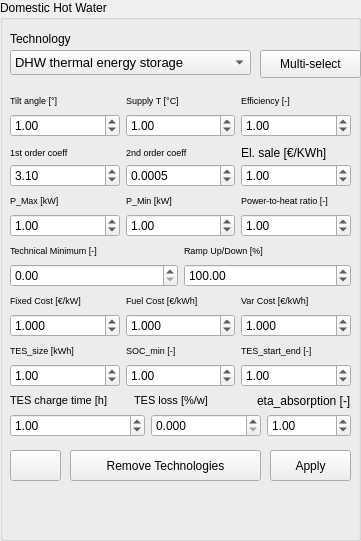
         <widget class="QGroupBox" name="dhw">
          <property name="enabled">
           <bool>true</bool>
          </property>
          <property name="geometry">
           <rect>
            <x>780</x>
            <y>260</y>
            <width>361</width>
            <height>541</height>
           </rect>
          </property>
          <property name="title">
           <string>Domestic Hot Water</string>
          </property>
          <widget class="QLabel" name="label_4">
           <property name="geometry">
            <rect>
             <x>10</x>
             <y>30</y>
             <width>171</width>
             <height>17</height>
            </rect>
           </property>
           <property name="text">
            <string>Technology</string>
           </property>
          </widget>
          <widget class="QPushButton" name="insertDHW">
           <property name="geometry">
            <rect>
             <x>270</x>
             <y>450</y>
             <width>81</width>
             <height>31</height>
            </rect>
           </property>
           <property name="text">
            <string>Apply</string>
           </property>
          </widget>
          <widget class="QWidget" name="horizontalLayoutWidget_4">
           <property name="geometry">
            <rect>
             <x>10</x>
             <y>310</y>
             <width>341</width>
             <height>31</height>
            </rect>
           </property>
           <layout class="QHBoxLayout" name="horizontalLayout_5">
            <item>
             <widget class="QDoubleSpinBox" name="dhwFixedCost">
              <property name="decimals">
               <number>3</number>
              </property>
              <property name="minimum">
               <double>0.000000000000000</double>
              </property>
              <property name="maximum">
               <double>99999999.989999994635582</double>
              </property>
              <property name="singleStep">
               <double>0.010000000000000</double>
              </property>
              <property name="value">
               <double>1.000000000000000</double>
              </property>
             </widget>
            </item>
            <item>
             <widget class="QDoubleSpinBox" name="dhwFuelCost">
              <property name="decimals">
               <number>3</number>
              </property>
              <property name="minimum">
               <double>0.000000000000000</double>
              </property>
              <property name="maximum">
               <double>99999999.989999994635582</double>
              </property>
              <property name="singleStep">
               <double>0.010000000000000</double>
              </property>
              <property name="value">
               <double>1.000000000000000</double>
              </property>
             </widget>
            </item>
            <item>
             <widget class="QDoubleSpinBox" name="dhwVariableCost">
              <property name="decimals">
               <number>3</number>
              </property>
              <property name="maximum">
               <double>99999999.989999994635582</double>
              </property>
              <property name="singleStep">
               <double>0.010000000000000</double>
              </property>
              <property name="value">
               <double>1.000000000000000</double>
              </property>
             </widget>
            </item>
           </layout>
          </widget>
          <widget class="QWidget" name="horizontalLayoutWidget_5">
           <property name="geometry">
            <rect>
             <x>10</x>
             <y>290</y>
             <width>341</width>
             <height>21</height>
            </rect>
           </property>
           <layout class="QHBoxLayout" name="horizontalLayout_6">
            <item>
             <widget class="QLabel" name="label_18">
              <property name="text">
               <string>&lt;html&gt;&lt;head/&gt;&lt;body&gt;&lt;p&gt;&lt;span style=&quot; font-size:7pt;&quot;&gt;Fixed Cost [€/kW]&lt;/span&gt;&lt;/p&gt;&lt;/body&gt;&lt;/html&gt;</string>
              </property>
             </widget>
            </item>
            <item>
             <widget class="QLabel" name="label_29">
              <property name="text">
               <string>&lt;html&gt;&lt;head/&gt;&lt;body&gt;&lt;p&gt;&lt;span style=&quot; font-size:7pt;&quot;&gt;Fuel Cost [€/kWh]&lt;/span&gt;&lt;/p&gt;&lt;/body&gt;&lt;/html&gt;</string>
              </property>
             </widget>
            </item>
            <item>
             <widget class="QLabel" name="label_30">
              <property name="text">
               <string>&lt;html&gt;&lt;head/&gt;&lt;body&gt;&lt;p&gt;&lt;span style=&quot; font-size:7pt;&quot;&gt;Var Cost [€/kWh]&lt;/span&gt;&lt;/p&gt;&lt;/body&gt;&lt;/html&gt;</string>
              </property>
             </widget>
            </item>
           </layout>
          </widget>
          <widget class="QWidget" name="horizontalLayoutWidget_6">
           <property name="geometry">
            <rect>
             <x>10</x>
             <y>260</y>
             <width>341</width>
             <height>31</height>
            </rect>
           </property>
           <layout class="QHBoxLayout" name="horizontalLayout_7">
            <item>
             <widget class="QDoubleSpinBox" name="dhwTechMin">
              <property name="minimum">
               <double>0.000000000000000</double>
              </property>
              <property name="maximum">
               <double>1.000000000000000</double>
              </property>
              <property name="singleStep">
               <double>0.010000000000000</double>
              </property>
              <property name="value">
               <double>0.000000000000000</double>
              </property>
             </widget>
            </item>
            <item>
             <widget class="QDoubleSpinBox" name="dhwRampUpDown">
              <property name="minimum">
               <double>0.000000000000000</double>
              </property>
              <property name="maximum">
               <double>99999999.989999994635582</double>
              </property>
              <property name="singleStep">
               <double>0.010000000000000</double>
              </property>
              <property name="value">
               <double>100.000000000000000</double>
              </property>
             </widget>
            </item>
           </layout>
          </widget>
          <widget class="QWidget" name="horizontalLayoutWidget_7">
           <property name="geometry">
            <rect>
             <x>10</x>
             <y>240</y>
             <width>341</width>
             <height>21</height>
            </rect>
           </property>
           <layout class="QHBoxLayout" name="horizontalLayout_8">
            <item>
             <widget class="QLabel" name="label_19">
              <property name="text">
               <string>&lt;html&gt;&lt;head/&gt;&lt;body&gt;&lt;p&gt;&lt;span style=&quot; font-size:7pt;&quot;&gt;Technical Minimum [-]&lt;/span&gt;&lt;/p&gt;&lt;/body&gt;&lt;/html&gt;</string>
              </property>
             </widget>
            </item>
            <item>
             <widget class="QLabel" name="label_21">
              <property name="text">
               <string>&lt;html&gt;&lt;head/&gt;&lt;body&gt;&lt;p&gt;&lt;span style=&quot; font-size:7pt;&quot;&gt;Ramp Up/Down [%]&lt;/span&gt;&lt;/p&gt;&lt;/body&gt;&lt;/html&gt;</string>
              </property>
             </widget>
            </item>
           </layout>
          </widget>
          <widget class="QWidget" name="horizontalLayoutWidget_8">
           <property name="geometry">
            <rect>
             <x>10</x>
             <y>110</y>
             <width>341</width>
             <height>31</height>
            </rect>
           </property>
           <layout class="QHBoxLayout" name="horizontalLayout_12">
            <item>
             <widget class="QDoubleSpinBox" name="dhwInclinazione">
              <property name="minimum">
               <double>-360.000000000000000</double>
              </property>
              <property name="maximum">
               <double>360.000000000000000</double>
              </property>
              <property name="singleStep">
               <double>0.010000000000000</double>
              </property>
              <property name="value">
               <double>1.000000000000000</double>
              </property>
             </widget>
            </item>
            <item>
             <widget class="QDoubleSpinBox" name="dhwTemp">
              <property name="minimum">
               <double>-273.149999999999977</double>
              </property>
              <property name="maximum">
               <double>99999999.989999994635582</double>
              </property>
              <property name="singleStep">
               <double>0.010000000000000</double>
              </property>
              <property name="value">
               <double>1.000000000000000</double>
              </property>
             </widget>
            </item>
            <item>
             <widget class="QDoubleSpinBox" name="dhwEfficiency">
              <property name="minimum">
               <double>0.000000000000000</double>
              </property>
              <property name="maximum">
               <double>2.000000000000000</double>
              </property>
              <property name="singleStep">
               <double>0.010000000000000</double>
              </property>
              <property name="value">
               <double>1.000000000000000</double>
              </property>
             </widget>
            </item>
           </layout>
          </widget>
          <widget class="QWidget" name="horizontalLayoutWidget_11">
           <property name="geometry">
            <rect>
             <x>10</x>
             <y>90</y>
             <width>341</width>
             <height>21</height>
            </rect>
           </property>
           <layout class="QHBoxLayout" name="horizontalLayout_13">
            <item>
             <widget class="QLabel" name="label_37">
              <property name="text">
               <string>&lt;html&gt;&lt;head/&gt;&lt;body&gt;&lt;p&gt;&lt;span style=&quot; font-size:7pt;&quot;&gt;Tilt angle [°]&lt;/span&gt;&lt;/p&gt;&lt;/body&gt;&lt;/html&gt;</string>
              </property>
             </widget>
            </item>
            <item>
             <widget class="QLabel" name="label_38">
              <property name="text">
               <string>&lt;html&gt;&lt;head/&gt;&lt;body&gt;&lt;p&gt;&lt;span style=&quot; font-size:7pt;&quot;&gt;Supply T [°C]&lt;/span&gt;&lt;/p&gt;&lt;/body&gt;&lt;/html&gt;</string>
              </property>
             </widget>
            </item>
            <item>
             <widget class="QLabel" name="label_39">
              <property name="text">
               <string>&lt;html&gt;&lt;head/&gt;&lt;body&gt;&lt;p&gt;&lt;span style=&quot; font-size:7pt;&quot;&gt;Efficiency [-]&lt;/span&gt;&lt;/p&gt;&lt;/body&gt;&lt;/html&gt;</string>
              </property>
             </widget>
            </item>
           </layout>
          </widget>
          <widget class="QWidget" name="horizontalLayoutWidget_12">
           <property name="geometry">
            <rect>
             <x>10</x>
             <y>140</y>
             <width>341</width>
             <height>26</height>
            </rect>
           </property>
           <layout class="QHBoxLayout" name="horizontalLayout_15">
            <item>
             <widget class="QLabel" name="label_40">
              <property name="text">
               <string>&lt;html&gt;&lt;head/&gt;&lt;body&gt;&lt;p&gt;&lt;span style=&quot; font-size:7pt;&quot;&gt;1st order coeff&lt;/span&gt;&lt;/p&gt;&lt;/body&gt;&lt;/html&gt;</string>
              </property>
             </widget>
            </item>
            <item>
             <widget class="QLabel" name="label_42">
              <property name="text">
               <string>&lt;html&gt;&lt;head/&gt;&lt;body&gt;&lt;p&gt;&lt;span style=&quot; font-size:7pt;&quot;&gt;2nd order coeff&lt;/span&gt;&lt;/p&gt;&lt;/body&gt;&lt;/html&gt;</string>
              </property>
             </widget>
            </item>
            <item>
             <widget class="QLabel" name="label_41">
              <property name="text">
               <string>El. sale [€/KWh]</string>
              </property>
             </widget>
            </item>
           </layout>
          </widget>
          <widget class="QWidget" name="horizontalLayoutWidget_13">
           <property name="geometry">
            <rect>
             <x>10</x>
             <y>160</y>
             <width>341</width>
             <height>31</height>
            </rect>
           </property>
           <layout class="QHBoxLayout" name="horizontalLayout_16">
            <item>
             <widget class="QDoubleSpinBox" name="dhw1coeff">
              <property name="minimum">
               <double>-99999999.989999994635582</double>
              </property>
              <property name="maximum">
               <double>99999999.989999994635582</double>
              </property>
              <property name="singleStep">
               <double>0.010000000000000</double>
              </property>
              <property name="value">
               <double>3.100000000000000</double>
              </property>
             </widget>
            </item>
            <item>
             <widget class="QDoubleSpinBox" name="dhw2coeff">
              <property name="decimals">
               <number>4</number>
              </property>
              <property name="minimum">
               <double>-99999999.989999994635582</double>
              </property>
              <property name="maximum">
               <double>99999999.989999994635582</double>
              </property>
              <property name="singleStep">
               <double>0.010000000000000</double>
              </property>
              <property name="value">
               <double>0.000500000000000</double>
              </property>
             </widget>
            </item>
            <item>
             <widget class="QDoubleSpinBox" name="dhwElsale">
              <property name="maximum">
               <double>9999999.000000000000000</double>
              </property>
              <property name="value">
               <double>1.000000000000000</double>
              </property>
             </widget>
            </item>
           </layout>
          </widget>
          <widget class="QWidget" name="horizontalLayoutWidget_14">
           <property name="geometry">
            <rect>
             <x>10</x>
             <y>190</y>
             <width>341</width>
             <height>21</height>
            </rect>
           </property>
           <layout class="QHBoxLayout" name="horizontalLayout_19">
            <item>
             <widget class="QLabel" name="label_5">
              <property name="text">
               <string>&lt;html&gt;&lt;head/&gt;&lt;body&gt;&lt;p&gt;&lt;span style=&quot; font-size:7pt;&quot;&gt;P_Max [kW]&lt;/span&gt;&lt;/p&gt;&lt;/body&gt;&lt;/html&gt;</string>
              </property>
             </widget>
            </item>
            <item>
             <widget class="QLabel" name="label_6">
              <property name="text">
               <string>&lt;html&gt;&lt;head/&gt;&lt;body&gt;&lt;p&gt;&lt;span style=&quot; font-size:7pt;&quot;&gt;P_Min [kW]&lt;/span&gt;&lt;/p&gt;&lt;/body&gt;&lt;/html&gt;</string>
              </property>
             </widget>
            </item>
            <item>
             <widget class="QLabel" name="label_43">
              <property name="text">
               <string>&lt;html&gt;&lt;head/&gt;&lt;body&gt;&lt;p&gt;&lt;span style=&quot; font-size:7pt;&quot;&gt;Power-to-heat ratio [-]&lt;/span&gt;&lt;/p&gt;&lt;/body&gt;&lt;/html&gt;</string>
              </property>
             </widget>
            </item>
           </layout>
          </widget>
          <widget class="QWidget" name="horizontalLayoutWidget_16">
           <property name="geometry">
            <rect>
             <x>10</x>
             <y>340</y>
             <width>341</width>
             <height>21</height>
            </rect>
           </property>
           <layout class="QHBoxLayout" name="horizontalLayout_21">
            <item>
             <widget class="QLabel" name="label_45">
              <property name="text">
               <string>&lt;html&gt;&lt;head/&gt;&lt;body&gt;&lt;p&gt;&lt;span style=&quot; font-size:7pt;&quot;&gt;TES_size [kWh]&lt;/span&gt;&lt;/p&gt;&lt;/body&gt;&lt;/html&gt;</string>
              </property>
             </widget>
            </item>
            <item>
             <widget class="QLabel" name="label_44">
              <property name="text">
               <string>&lt;html&gt;&lt;head/&gt;&lt;body&gt;&lt;p&gt;&lt;span style=&quot; font-size:7pt;&quot;&gt;SOC_min [-]&lt;/span&gt;&lt;/p&gt;&lt;/body&gt;&lt;/html&gt;</string>
              </property>
             </widget>
            </item>
            <item>
             <widget class="QLabel" name="label_31">
              <property name="text">
               <string>&lt;html&gt;&lt;head/&gt;&lt;body&gt;&lt;p&gt;&lt;span style=&quot; font-size:7pt;&quot;&gt;TES_start_end [-]&lt;/span&gt;&lt;/p&gt;&lt;/body&gt;&lt;/html&gt;</string>
              </property>
             </widget>
            </item>
           </layout>
          </widget>
          <widget class="QWidget" name="horizontalLayoutWidget_34">
           <property name="geometry">
            <rect>
             <x>10</x>
             <y>210</y>
             <width>341</width>
             <height>31</height>
            </rect>
           </property>
           <layout class="QHBoxLayout" name="horizontalLayout_35">
            <item>
             <widget class="QDoubleSpinBox" name="dhwP_max">
              <property name="minimum">
               <double>0.000000000000000</double>
              </property>
              <property name="maximum">
               <double>99999999.989999994635582</double>
              </property>
              <property name="singleStep">
               <double>0.010000000000000</double>
              </property>
              <property name="value">
               <double>1.000000000000000</double>
              </property>
             </widget>
            </item>
            <item>
             <widget class="QDoubleSpinBox" name="dhwP_min">
              <property name="minimum">
               <double>0.000000000000000</double>
              </property>
              <property name="maximum">
               <double>99999999.989999994635582</double>
              </property>
              <property name="singleStep">
               <double>0.010000000000000</double>
              </property>
              <property name="value">
               <double>1.000000000000000</double>
              </property>
             </widget>
            </item>
            <item>
             <widget class="QDoubleSpinBox" name="dhwCb_CHP">
              <property name="minimum">
               <double>0.000000000000000</double>
              </property>
              <property name="maximum">
               <double>99999999.989999994635582</double>
              </property>
              <property name="singleStep">
               <double>0.010000000000000</double>
              </property>
              <property name="value">
               <double>1.000000000000000</double>
              </property>
             </widget>
            </item>
           </layout>
          </widget>
          <widget class="QWidget" name="horizontalLayoutWidget_48">
           <property name="geometry">
            <rect>
             <x>10</x>
             <y>360</y>
             <width>341</width>
             <height>31</height>
            </rect>
           </property>
           <layout class="QHBoxLayout" name="horizontalLayout_20">
            <item>
             <widget class="QDoubleSpinBox" name="dhwTes_size">
              <property name="maximum">
               <double>99999999.989999994635582</double>
              </property>
              <property name="singleStep">
               <double>0.010000000000000</double>
              </property>
              <property name="value">
               <double>1.000000000000000</double>
              </property>
             </widget>
            </item>
            <item>
             <widget class="QDoubleSpinBox" name="dhwSoc_min">
              <property name="maximum">
               <double>99999999.989999994635582</double>
              </property>
              <property name="singleStep">
               <double>0.010000000000000</double>
              </property>
              <property name="value">
               <double>1.000000000000000</double>
              </property>
             </widget>
            </item>
            <item>
             <widget class="QDoubleSpinBox" name="dhwTes_startEnd">
              <property name="minimum">
               <double>0.000000000000000</double>
              </property>
              <property name="maximum">
               <double>99999999.989999994635582</double>
              </property>
              <property name="singleStep">
               <double>0.010000000000000</double>
              </property>
              <property name="value">
               <double>1.000000000000000</double>
              </property>
             </widget>
            </item>
           </layout>
          </widget>
          <widget class="QWidget" name="horizontalLayoutWidget_49">
           <property name="geometry">
            <rect>
             <x>10</x>
             <y>410</y>
             <width>341</width>
             <height>31</height>
            </rect>
           </property>
           <layout class="QHBoxLayout" name="horizontalLayout_38">
            <item>
             <widget class="QDoubleSpinBox" name="dhwTes_discharge">
              <property name="sizePolicy">
               <sizepolicy hsizetype="MinimumExpanding" vsizetype="Fixed">
                <horstretch>0</horstretch>
                <verstretch>0</verstretch>
               </sizepolicy>
              </property>
              <property name="minimum">
               <double>0.000000000000000</double>
              </property>
              <property name="maximum">
               <double>99999999.989999994635582</double>
              </property>
              <property name="singleStep">
               <double>0.010000000000000</double>
              </property>
              <property name="value">
               <double>1.000000000000000</double>
              </property>
             </widget>
            </item>
            <item>
             <widget class="QDoubleSpinBox" name="DHWTES_loss">
              <property name="minimumSize">
               <size>
                <width>110</width>
                <height>0</height>
               </size>
              </property>
              <property name="decimals">
               <number>3</number>
              </property>
              <property name="maximum">
               <double>99.998999999999995</double>
              </property>
             </widget>
            </item>
            <item>
             <widget class="QDoubleSpinBox" name="dhwCop">
              <property name="minimum">
               <double>0.000000000000000</double>
              </property>
              <property name="maximum">
               <double>99999999.989999994635582</double>
              </property>
              <property name="singleStep">
               <double>0.010000000000000</double>
              </property>
              <property name="value">
               <double>1.000000000000000</double>
              </property>
             </widget>
            </item>
           </layout>
          </widget>
          <widget class="QPushButton" name="PeakDemandDhw">
           <property name="geometry">
            <rect>
             <x>260</x>
             <y>50</y>
             <width>101</width>
             <height>28</height>
            </rect>
           </property>
           <property name="text">
            <string>Multi-select</string>
           </property>
          </widget>
          <widget class="QWidget" name="horizontalLayoutWidget_36">
           <property name="geometry">
            <rect>
             <x>10</x>
             <y>390</y>
             <width>341</width>
             <height>21</height>
            </rect>
           </property>
           <layout class="QHBoxLayout" name="horizontalLayout_42">
            <item>
             <widget class="QLabel" name="label_90">
              <property name="text">
               <string>&lt;html&gt;&lt;head/&gt;&lt;body&gt;&lt;p&gt;&lt;span style=&quot; font-size:8pt;&quot;&gt;TES charge time [h]&lt;/span&gt;&lt;/p&gt;&lt;/body&gt;&lt;/html&gt;</string>
              </property>
             </widget>
            </item>
            <item>
             <widget class="QLabel" name="label_85">
              <property name="font">
               <font>
                <pointsize>8</pointsize>
               </font>
              </property>
              <property name="text">
               <string>TES loss [%/w]</string>
              </property>
             </widget>
            </item>
            <item>
             <widget class="QLabel" name="label_117">
              <property name="sizePolicy">
               <sizepolicy hsizetype="Maximum" vsizetype="Preferred">
                <horstretch>0</horstretch>
                <verstretch>0</verstretch>
               </sizepolicy>
              </property>
              <property name="font">
               <font>
                <pointsize>9</pointsize>
               </font>
              </property>
              <property name="text">
               <string>eta_absorption [-]</string>
              </property>
             </widget>
            </item>
           </layout>
          </widget>
          <widget class="QPushButton" name="removeDhw">
           <property name="geometry">
            <rect>
             <x>70</x>
             <y>450</y>
             <width>191</width>
             <height>31</height>
            </rect>
           </property>
           <property name="toolTip">
            <string notr="true">&lt;html&gt;&lt;head/&gt;&lt;body&gt;&lt;p&gt;To remove only a single technology, right click on the target item instead: this will clear all the buildings technologies.&lt;/p&gt;&lt;/body&gt;&lt;/html&gt;</string>
           </property>
           <property name="toolTipDuration">
            <number>8000</number>
           </property>
           <property name="text">
            <string>Remove Technologies</string>
           </property>
          </widget>
          <widget class="QComboBox" name="dhwTechnology">
           <property name="geometry">
            <rect>
             <x>10</x>
             <y>50</y>
             <width>241</width>
             <height>25</height>
            </rect>
           </property>
           <property name="font">
            <font>
             <pointsize>10</pointsize>
            </font>
           </property>
           <property name="editable">
            <bool>false</bool>
           </property>
           <property name="currentText">
            <string>DHW thermal energy storage</string>
           </property>
           <property name="minimumContentsLength">
            <number>0</number>
           </property>
           <item>
            <property name="text">
             <string>DHW thermal energy storage</string>
            </property>
           </item>
           <item>
            <property name="text">
             <string/>
            </property>
           </item>
           <item>
            <property name="text">
             <string>--- High Temperature  (T&gt;70 °C)---</string>
            </property>
           </item>
           <item>
            <property name="text">
             <string>Gas Boiler</string>
            </property>
           </item>
           <item>
            <property name="text">
             <string>Biomass Boiler</string>
            </property>
           </item>
           <item>
            <property name="text">
             <string>Oil Boiler</string>
            </property>
           </item>
           <item>
            <property name="text">
             <string>Electrical Heater</string>
            </property>
           </item>
           <item>
            <property name="text">
             <string>Gas CHP</string>
            </property>
           </item>
           <item>
            <property name="text">
             <string>Oil CHP</string>
            </property>
           </item>
           <item>
            <property name="text">
             <string>Biomass CHP</string>
            </property>
           </item>
           <item>
            <property name="text">
             <string/>
            </property>
           </item>
           <item>
            <property name="text">
             <string>--- Medium Temperature  (40 °C&lt;T&lt;70 °C)---</string>
            </property>
           </item>
           <item>
            <property name="text">
             <string>Air Source Compression Heat Pump</string>
            </property>
           </item>
           <item>
            <property name="text">
             <string>Shallow geothermal compression heat pump</string>
            </property>
           </item>
           <item>
            <property name="text">
             <string>Air source gas absorption heat pump</string>
            </property>
           </item>
           <item>
            <property name="text">
             <string>Shallow geothermal gas absorption heat pump</string>
            </property>
           </item>
           <item>
            <property name="text">
             <string>Evacuated tube solar collectors</string>
            </property>
           </item>
           <item>
            <property name="text">
             <string/>
            </property>
           </item>
           <item>
            <property name="text">
             <string>--- Low Temperature  (T&lt;40 °C)---</string>
            </property>
           </item>
           <item>
            <property name="text">
             <string>Flat plate solar collectors</string>
            </property>
           </item>
          </widget>
          <widget class="QPushButton" name="dhw_input_reset">
           <property name="geometry">
            <rect>
             <x>10</x>
             <y>450</y>
             <width>51</width>
             <height>31</height>
            </rect>
           </property>
           <property name="toolTip">
            <string notr="true">&lt;html&gt;&lt;head/&gt;&lt;body&gt;&lt;p&gt;Set inputs to default values.&lt;/p&gt;&lt;/body&gt;&lt;/html&gt;</string>
           </property>
           <property name="toolTipDuration">
            <number>4000</number>
           </property>
           <property name="text">
            <string/>
           </property>
          </widget>
         </widget>
